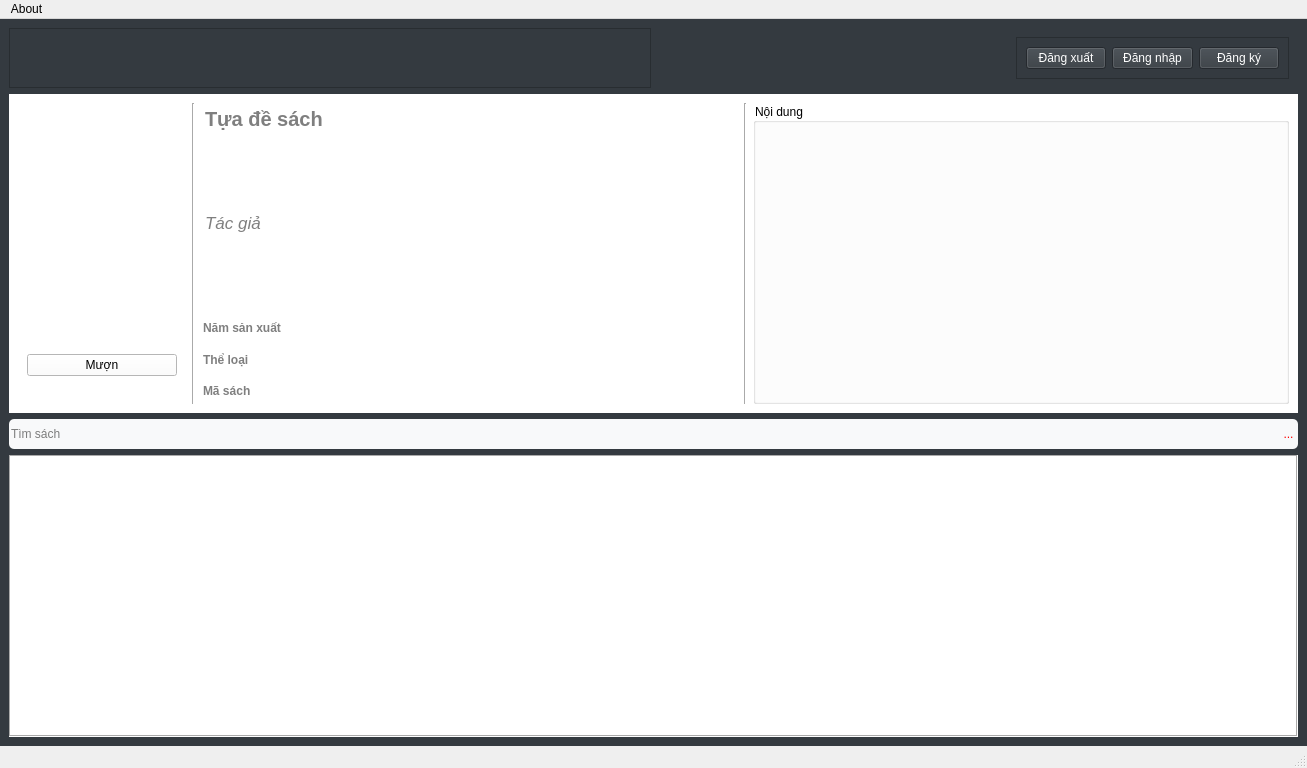
<?xml version="1.0" encoding="UTF-8"?>
<ui version="4.0">
 <class>ReaderGUI</class>
 <widget class="QMainWindow" name="ReaderGUI">
  <property name="geometry">
   <rect>
    <x>0</x>
    <y>0</y>
    <width>1307</width>
    <height>768</height>
   </rect>
  </property>
  <property name="windowTitle">
   <string>MainWindow</string>
  </property>
  <property name="styleSheet">
   <string notr="true"/>
  </property>
  <widget class="QWidget" name="centralwidget">
   <property name="styleSheet">
    <string notr="true">background-color: #343a40;
color: white;</string>
   </property>
   <layout class="QVBoxLayout" name="verticalLayout_3">
    <item>
     <layout class="QHBoxLayout" name="header">
      <item>
       <widget class="QFrame" name="quotesFrame">
        <property name="frameShape">
         <enum>QFrame::StyledPanel</enum>
        </property>
        <property name="frameShadow">
         <enum>QFrame::Raised</enum>
        </property>
        <layout class="QHBoxLayout" name="horizontalLayout_5">
         <item>
          <widget class="QLabel" name="quotesLabel">
           <property name="font">
            <font>
             <pointsize>12</pointsize>
            </font>
           </property>
           <property name="text">
            <string/>
           </property>
           <property name="wordWrap">
            <bool>true</bool>
           </property>
          </widget>
         </item>
        </layout>
       </widget>
      </item>
      <item>
       <widget class="QFrame" name="thongTinDangNhap">
        <property name="styleSheet">
         <string notr="true"/>
        </property>
        <property name="frameShape">
         <enum>QFrame::NoFrame</enum>
        </property>
        <property name="frameShadow">
         <enum>QFrame::Raised</enum>
        </property>
        <layout class="QHBoxLayout" name="horizontalLayout_4">
         <item>
          <widget class="QLabel" name="avatarIcon">
           <property name="minimumSize">
            <size>
             <width>32</width>
             <height>32</height>
            </size>
           </property>
           <property name="maximumSize">
            <size>
             <width>64</width>
             <height>64</height>
            </size>
           </property>
           <property name="text">
            <string/>
           </property>
           <property name="scaledContents">
            <bool>true</bool>
           </property>
          </widget>
         </item>
         <item>
          <widget class="QPushButton" name="username">
           <property name="styleSheet">
            <string notr="true">color: white;</string>
           </property>
           <property name="text">
            <string/>
           </property>
           <property name="flat">
            <bool>true</bool>
           </property>
          </widget>
         </item>
         <item>
          <widget class="QFrame" name="dangFrame">
           <property name="styleSheet">
            <string notr="true">color: white;</string>
           </property>
           <property name="frameShape">
            <enum>QFrame::StyledPanel</enum>
           </property>
           <property name="frameShadow">
            <enum>QFrame::Raised</enum>
           </property>
           <layout class="QHBoxLayout" name="horizontalLayout_3">
            <item>
             <widget class="QPushButton" name="dangXuatButton">
              <property name="autoFillBackground">
               <bool>false</bool>
              </property>
              <property name="styleSheet">
               <string notr="true"/>
              </property>
              <property name="text">
               <string>Đăng xuất</string>
              </property>
              <property name="flat">
               <bool>false</bool>
              </property>
             </widget>
            </item>
            <item>
             <widget class="QPushButton" name="dangNhapButton">
              <property name="autoFillBackground">
               <bool>false</bool>
              </property>
              <property name="styleSheet">
               <string notr="true"/>
              </property>
              <property name="text">
               <string>Đăng nhập</string>
              </property>
              <property name="flat">
               <bool>false</bool>
              </property>
             </widget>
            </item>
            <item>
             <widget class="QPushButton" name="dangKyButton">
              <property name="autoFillBackground">
               <bool>false</bool>
              </property>
              <property name="styleSheet">
               <string notr="true"/>
              </property>
              <property name="text">
               <string>Đăng ký</string>
              </property>
              <property name="flat">
               <bool>false</bool>
              </property>
             </widget>
            </item>
           </layout>
          </widget>
         </item>
        </layout>
       </widget>
      </item>
     </layout>
    </item>
    <item>
     <widget class="QFrame" name="hienThiSach">
      <property name="styleSheet">
       <string notr="true">background-color: white;
color: black;</string>
      </property>
      <property name="frameShape">
       <enum>QFrame::NoFrame</enum>
      </property>
      <property name="frameShadow">
       <enum>QFrame::Sunken</enum>
      </property>
      <layout class="QHBoxLayout" name="horizontalLayout_7">
       <item>
        <widget class="QFrame" name="biaSachFrame_2">
         <property name="minimumSize">
          <size>
           <width>0</width>
           <height>0</height>
          </size>
         </property>
         <property name="styleSheet">
          <string notr="true"/>
         </property>
         <property name="frameShape">
          <enum>QFrame::NoFrame</enum>
         </property>
         <property name="frameShadow">
          <enum>QFrame::Raised</enum>
         </property>
         <layout class="QVBoxLayout" name="verticalLayout_6" stretch="0,0">
          <item>
           <widget class="QLabel" name="biaSach">
            <property name="sizePolicy">
             <sizepolicy hsizetype="Preferred" vsizetype="Preferred">
              <horstretch>0</horstretch>
              <verstretch>0</verstretch>
             </sizepolicy>
            </property>
            <property name="minimumSize">
             <size>
              <width>150</width>
              <height>0</height>
             </size>
            </property>
            <property name="maximumSize">
             <size>
              <width>128</width>
              <height>200</height>
             </size>
            </property>
            <property name="text">
             <string/>
            </property>
            <property name="scaledContents">
             <bool>true</bool>
            </property>
           </widget>
          </item>
          <item>
           <widget class="QPushButton" name="muonButton">
            <property name="styleSheet">
             <string notr="true"/>
            </property>
            <property name="text">
             <string>Mượn</string>
            </property>
           </widget>
          </item>
         </layout>
        </widget>
       </item>
       <item>
        <layout class="QHBoxLayout" name="horizontalLayout">
         <item>
          <widget class="Line" name="line">
           <property name="orientation">
            <enum>Qt::Vertical</enum>
           </property>
          </widget>
         </item>
         <item>
          <layout class="QVBoxLayout" name="verticalLayout">
           <item>
            <widget class="QTextEdit" name="tuaDe">
             <property name="sizePolicy">
              <sizepolicy hsizetype="Expanding" vsizetype="Minimum">
               <horstretch>0</horstretch>
               <verstretch>0</verstretch>
              </sizepolicy>
             </property>
             <property name="minimumSize">
              <size>
               <width>0</width>
               <height>0</height>
              </size>
             </property>
             <property name="maximumSize">
              <size>
               <width>16777215</width>
               <height>100</height>
              </size>
             </property>
             <property name="styleSheet">
              <string notr="true">font-weight: bold;
font-size: 15pt;</string>
             </property>
             <property name="frameShape">
              <enum>QFrame::NoFrame</enum>
             </property>
             <property name="verticalScrollBarPolicy">
              <enum>Qt::ScrollBarAlwaysOff</enum>
             </property>
             <property name="horizontalScrollBarPolicy">
              <enum>Qt::ScrollBarAlwaysOff</enum>
             </property>
             <property name="lineWrapMode">
              <enum>QTextEdit::WidgetWidth</enum>
             </property>
             <property name="readOnly">
              <bool>true</bool>
             </property>
             <property name="placeholderText">
              <string>Tựa đề sách</string>
             </property>
            </widget>
           </item>
           <item>
            <widget class="QTextEdit" name="tacGia">
             <property name="sizePolicy">
              <sizepolicy hsizetype="Expanding" vsizetype="Minimum">
               <horstretch>0</horstretch>
               <verstretch>0</verstretch>
              </sizepolicy>
             </property>
             <property name="minimumSize">
              <size>
               <width>0</width>
               <height>0</height>
              </size>
             </property>
             <property name="maximumSize">
              <size>
               <width>16777215</width>
               <height>100</height>
              </size>
             </property>
             <property name="styleSheet">
              <string notr="true">font-style: italic;
font-size: 13pt;</string>
             </property>
             <property name="frameShape">
              <enum>QFrame::NoFrame</enum>
             </property>
             <property name="verticalScrollBarPolicy">
              <enum>Qt::ScrollBarAlwaysOff</enum>
             </property>
             <property name="horizontalScrollBarPolicy">
              <enum>Qt::ScrollBarAlwaysOff</enum>
             </property>
             <property name="readOnly">
              <bool>true</bool>
             </property>
             <property name="placeholderText">
              <string>Tác giả</string>
             </property>
            </widget>
           </item>
           <item>
            <widget class="QLineEdit" name="namSanXuat">
             <property name="sizePolicy">
              <sizepolicy hsizetype="Expanding" vsizetype="Expanding">
               <horstretch>0</horstretch>
               <verstretch>0</verstretch>
              </sizepolicy>
             </property>
             <property name="minimumSize">
              <size>
               <width>0</width>
               <height>0</height>
              </size>
             </property>
             <property name="autoFillBackground">
              <bool>false</bool>
             </property>
             <property name="styleSheet">
              <string notr="true">font-weight: bold</string>
             </property>
             <property name="frame">
              <bool>false</bool>
             </property>
             <property name="alignment">
              <set>Qt::AlignLeading|Qt::AlignLeft|Qt::AlignVCenter</set>
             </property>
             <property name="readOnly">
              <bool>true</bool>
             </property>
             <property name="placeholderText">
              <string>Năm sản xuất</string>
             </property>
            </widget>
           </item>
           <item>
            <widget class="QLineEdit" name="theLoai">
             <property name="sizePolicy">
              <sizepolicy hsizetype="Expanding" vsizetype="Expanding">
               <horstretch>0</horstretch>
               <verstretch>0</verstretch>
              </sizepolicy>
             </property>
             <property name="minimumSize">
              <size>
               <width>0</width>
               <height>0</height>
              </size>
             </property>
             <property name="autoFillBackground">
              <bool>false</bool>
             </property>
             <property name="styleSheet">
              <string notr="true">font-weight: bold</string>
             </property>
             <property name="frame">
              <bool>false</bool>
             </property>
             <property name="alignment">
              <set>Qt::AlignLeading|Qt::AlignLeft|Qt::AlignVCenter</set>
             </property>
             <property name="readOnly">
              <bool>true</bool>
             </property>
             <property name="placeholderText">
              <string>Thể loại</string>
             </property>
            </widget>
           </item>
           <item>
            <widget class="QLineEdit" name="maSach">
             <property name="sizePolicy">
              <sizepolicy hsizetype="Expanding" vsizetype="Expanding">
               <horstretch>0</horstretch>
               <verstretch>0</verstretch>
              </sizepolicy>
             </property>
             <property name="minimumSize">
              <size>
               <width>0</width>
               <height>0</height>
              </size>
             </property>
             <property name="autoFillBackground">
              <bool>false</bool>
             </property>
             <property name="styleSheet">
              <string notr="true">font-weight: bold</string>
             </property>
             <property name="frame">
              <bool>false</bool>
             </property>
             <property name="alignment">
              <set>Qt::AlignLeading|Qt::AlignLeft|Qt::AlignVCenter</set>
             </property>
             <property name="readOnly">
              <bool>true</bool>
             </property>
             <property name="placeholderText">
              <string>Mã sách</string>
             </property>
            </widget>
           </item>
          </layout>
         </item>
        </layout>
       </item>
       <item>
        <layout class="QHBoxLayout" name="horizontalLayout_2">
         <item>
          <widget class="Line" name="line_2">
           <property name="orientation">
            <enum>Qt::Vertical</enum>
           </property>
          </widget>
         </item>
         <item>
          <widget class="QGroupBox" name="noiDungSachGroupBox">
           <property name="title">
            <string>Nội dung</string>
           </property>
           <layout class="QHBoxLayout" name="horizontalLayout_6">
            <item>
             <widget class="QTextBrowser" name="noiDungSach">
              <property name="styleSheet">
               <string notr="true">background-color: rgba(255, 255, 255, 0);
border: none;
spacing: 12;
text-align: justify;
font: 12pt &quot;Tahoma&quot;;</string>
              </property>
             </widget>
            </item>
           </layout>
          </widget>
         </item>
        </layout>
       </item>
      </layout>
      <zorder>biaSachFrame_2</zorder>
      <zorder></zorder>
     </widget>
    </item>
    <item>
     <layout class="QVBoxLayout" name="verticalLayout_2">
      <item>
       <layout class="QHBoxLayout" name="horizontalLayout_8">
        <property name="spacing">
         <number>0</number>
        </property>
        <item>
         <widget class="QLineEdit" name="thanhTimKiem">
          <property name="minimumSize">
           <size>
            <width>0</width>
            <height>30</height>
           </size>
          </property>
          <property name="styleSheet">
           <string notr="true">border-top-left-radius: 5px;
border-bottom-left-radius: 5px;
border-style: outset;
border-color: rgb(72, 72, 72);
background-color: #f8f9fa;
color: black;</string>
          </property>
          <property name="placeholderText">
           <string>Tìm sách</string>
          </property>
         </widget>
        </item>
        <item>
         <widget class="QToolButton" name="timKiemButton">
          <property name="minimumSize">
           <size>
            <width>0</width>
            <height>30</height>
           </size>
          </property>
          <property name="autoFillBackground">
           <bool>false</bool>
          </property>
          <property name="styleSheet">
           <string notr="true">border-top-right-radius: 5px;
border-bottom-right-radius: 5px;
border-style: outset;
border-color: rgb(72, 72, 72);
background-color: #f8f9fa;
color: red;</string>
          </property>
          <property name="text">
           <string>...</string>
          </property>
          <property name="icon">
           <iconset resource="resources.qrc">
            <normaloff>:/media/icons/search_bar.png</normaloff>:/media/icons/search_bar.png</iconset>
          </property>
          <property name="iconSize">
           <size>
            <width>20</width>
            <height>25</height>
           </size>
          </property>
         </widget>
        </item>
       </layout>
      </item>
      <item>
       <widget class="QTableView" name="danhMucSach">
        <property name="styleSheet">
         <string notr="true">background-color: white;
color: black;</string>
        </property>
        <property name="frameShape">
         <enum>QFrame::Box</enum>
        </property>
        <property name="editTriggers">
         <set>QAbstractItemView::NoEditTriggers</set>
        </property>
        <property name="alternatingRowColors">
         <bool>true</bool>
        </property>
        <property name="selectionMode">
         <enum>QAbstractItemView::ExtendedSelection</enum>
        </property>
        <property name="selectionBehavior">
         <enum>QAbstractItemView::SelectRows</enum>
        </property>
        <property name="sortingEnabled">
         <bool>true</bool>
        </property>
        <attribute name="horizontalHeaderVisible">
         <bool>false</bool>
        </attribute>
        <attribute name="horizontalHeaderCascadingSectionResizes">
         <bool>true</bool>
        </attribute>
        <attribute name="horizontalHeaderDefaultSectionSize">
         <number>125</number>
        </attribute>
        <attribute name="verticalHeaderCascadingSectionResizes">
         <bool>true</bool>
        </attribute>
       </widget>
      </item>
     </layout>
    </item>
   </layout>
  </widget>
  <widget class="QMenuBar" name="menubar">
   <property name="geometry">
    <rect>
     <x>0</x>
     <y>0</y>
     <width>1307</width>
     <height>26</height>
    </rect>
   </property>
   <widget class="QMenu" name="menuAbout">
    <property name="title">
     <string>About</string>
    </property>
   </widget>
   <addaction name="menuAbout"/>
  </widget>
  <widget class="QStatusBar" name="statusbar"/>
 </widget>
 <tabstops>
  <tabstop>thanhTimKiem</tabstop>
  <tabstop>timKiemButton</tabstop>
  <tabstop>muonButton</tabstop>
  <tabstop>dangXuatButton</tabstop>
  <tabstop>dangNhapButton</tabstop>
  <tabstop>dangKyButton</tabstop>
  <tabstop>danhMucSach</tabstop>
  <tabstop>tuaDe</tabstop>
  <tabstop>tacGia</tabstop>
  <tabstop>namSanXuat</tabstop>
  <tabstop>theLoai</tabstop>
  <tabstop>maSach</tabstop>
  <tabstop>noiDungSach</tabstop>
 </tabstops>
 <resources>
  <include location="resources.qrc"/>
 </resources>
 <connections/>
</ui>
